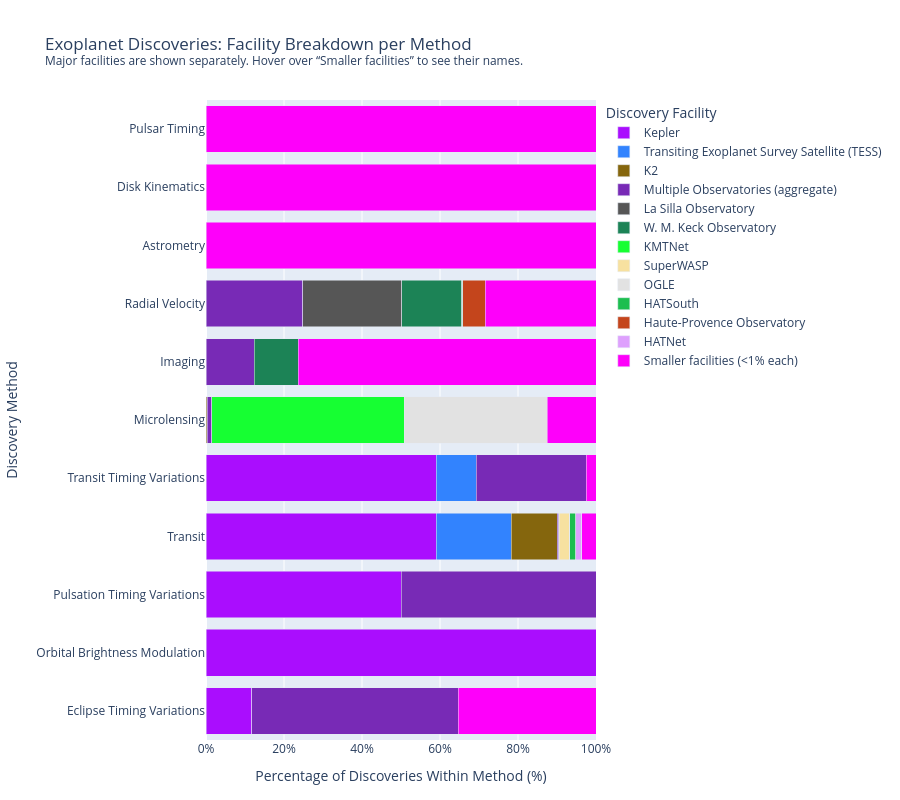

Here is the notebook cell this chart was saved with:
### Markdown cell above
**Plotting**

### Code cell
fig = px.bar(
    method_facility_counts,

    y='discoverymethod',
    x='Percentage_of_Method (%)',
    color='facility_group',

    orientation='h',

    category_orders={
        'facility_group': facility_order
    },

    custom_data=[
        'Exoplanets_Discovered',
        'Percentage_of_Method (%)',
        'Facility_Count',
        'Facilities'
    ],

    title=(
        'Exoplanet Discoveries: Facility Breakdown per Method'
        '<br><sup>'
        'Major facilities are shown separately. '
        'Hover over “Smaller facilities” to see their names.'
        '</sup>'
    ),

    color_discrete_sequence=(
        px.colors.qualitative.Alphabet
    )
)

fig.update_traces(
    hovertemplate=(
        '<b>%{y}</b><br>'
        'Group: %{fullData.name}<br>'
        'Discoveries: %{customdata[0]:,}<br>'
        'Share within method: %{customdata[1]:.2f}%<br>'
        'Number of facility categories: %{customdata[2]}<br>'
        '<br><b>Facilities</b><br>'
        '%{customdata[3]}'
        '<extra></extra>'
    )
)

fig.update_layout(
    xaxis_title=(
        'Percentage of Discoveries '
        'Within Method (%)'
    ),

    yaxis_title='Discovery Method',
    legend_title='Discovery Facility',

    barmode='stack',
    height=800,

    margin=dict(
        l=200,
        r=20,
        t=100,
        b=60
    )
)

fig.update_xaxes(
    range=[0, 100],

    tickmode='array',

    tickvals=[
        0,
        20,
        40,
        60,
        80,
        100
    ],

    ticktext=[
        '0%',
        '20%',
        '40%',
        '60%',
        '80%',
        '100%'
    ]
)

fig.show()

### Figure 1 — Plotly figure (JSON) as saved in the notebook; plotly's stock layout.template omitted (floating-point values rounded to 4 significant figures)
{"data": [{"customdata": [[2, 11.76, 1, "Kepler"], [9, 100, 1, "Kepler"], [1, 50, 1, "Kepler"], [2749, 59.04, 1, "Kepler"], [23, 58.97, 1, "Kepler"]], "hovertemplate": "<b>%{y}</b><br>Group: %{fullData.name}<br>Discoveries: %{customdata[0]:,}<br>Share within method: %{customdata[1]:.2f}%<br>Number of facility categories: %{customdata[2]}<br><br><b>Facilities</b><br>%{customdata[3]}<extra></extra>", "legendgroup": "Kepler", "marker": {"color": "#AA0DFE", "pattern": {"shape": ""}}, "name": "Kepler", "orientation": "h", "showlegend": true, "textposition": "auto", "type": "bar", "x": [11.76, 100.0, 50.0, 59.04, 58.97], "xaxis": "x", "y": ["Eclipse Timing Variations", "Orbital Brightness Modulation", "Pulsation Timing Variations", "Transit", "Transit Timing Variations"], "yaxis": "y"}, {"customdata": [[896, 19.24, 1, "Transiting Exoplanet Survey Satellite (TESS)"], [4, 10.26, 1, "Transiting Exoplanet Survey Satellite (TESS)"]], "hovertemplate": "<b>%{y}</b><br>Group: %{fullData.name}<br>Discoveries: %{customdata[0]:,}<br>Share within method: %{customdata[1]:.2f}%<br>Number of facility categories: %{customdata[2]}<br><br><b>Facilities</b><br>%{customdata[3]}<extra></extra>", "legendgroup": "Transiting Exoplanet Survey Satellite (TESS)", "marker": {"color": "#3283FE", "pattern": {"shape": ""}}, "name": "Transiting Exoplanet Survey Satellite (TESS)", "orientation": "h", "showlegend": true, "textposition": "auto", "type": "bar", "x": [19.24, 10.26], "xaxis": "x", "y": ["Transit", "Transit Timing Variations"], "yaxis": "y"}, {"customdata": [[1, 0.3559, 1, "K2"], [547, 11.75, 1, "K2"]], "hovertemplate": "<b>%{y}</b><br>Group: %{fullData.name}<br>Discoveries: %{customdata[0]:,}<br>Share within method: %{customdata[1]:.2f}%<br>Number of facility categories: %{customdata[2]}<br><br><b>Facilities</b><br>%{customdata[3]}<extra></extra>", "legendgroup": "K2", "marker": {"color": "#85660D", "pattern": {"shape": ""}}, "name": "K2", "orientation": "h", "showlegend": true, "textposition": "auto", "type": "bar", "x": [0.3559, 11.75], "xaxis": "x", "y": ["Microlensing", "Transit"], "yaxis": "y"}, {"customdata": [[9, 52.94, 1, "Multiple Observatories (aggregate)"], [12, 12.37, 1, "Multiple Observatories (aggregate)"], [3, 1.068, 1, "Multiple Observatories (aggregate)"], [1, 50, 1, "Multiple Observatories (aggregate)"], [296, 24.77, 1, "Multiple Observatories (aggregate)"], [20, 0.4296, 1, "Multiple Observatories (aggregate)"], [11, 28.21, 1, "Multiple Observatories (aggregate)"]], "hovertemplate": "<b>%{y}</b><br>Group: %{fullData.name}<br>Discoveries: %{customdata[0]:,}<br>Share within method: %{customdata[1]:.2f}%<br>Number of facility categories: %{customdata[2]}<br><br><b>Facilities</b><br>%{customdata[3]}<extra></extra>", "legendgroup": "Multiple Observatories (aggregate)", "marker": {"color": "#782AB6", "pattern": {"shape": ""}}, "name": "Multiple Observatories (aggregate)", "orientation": "h", "showlegend": true, "textposition": "auto", "type": "bar", "x": [52.94, 12.37, 1.068, 50.0, 24.77, 0.4296, 28.21], "xaxis": "x", "y": ["Eclipse Timing Variations", "Imaging", "Microlensing", "Pulsation Timing Variations", "Radial Velocity", "Transit", "Transit Timing Variations"], "yaxis": "y"}, {"customdata": [[304, 25.44, 1, "La Silla Observatory"], [5, 0.1074, 1, "La Silla Observatory"]], "hovertemplate": "<b>%{y}</b><br>Group: %{fullData.name}<br>Discoveries: %{customdata[0]:,}<br>Share within method: %{customdata[1]:.2f}%<br>Number of facility categories: %{customdata[2]}<br><br><b>Facilities</b><br>%{customdata[3]}<extra></extra>", "legendgroup": "La Silla Observatory", "marker": {"color": "#565656", "pattern": {"shape": ""}}, "name": "La Silla Observatory", "orientation": "h", "showlegend": true, "textposition": "auto", "type": "bar", "x": [25.44, 0.1074], "xaxis": "x", "y": ["Radial Velocity", "Transit"], "yaxis": "y"}, {"customdata": [[11, 11.34, 1, "W. M. Keck Observatory"], [183, 15.31, 1, "W. M. Keck Observatory"]], "hovertemplate": "<b>%{y}</b><br>Group: %{fullData.name}<br>Discoveries: %{customdata[0]:,}<br>Share within method: %{customdata[1]:.2f}%<br>Number of facility categories: %{customdata[2]}<br><br><b>Facilities</b><br>%{customdata[3]}<extra></extra>", "legendgroup": "W. M. Keck Observatory", "marker": {"color": "#1C8356", "pattern": {"shape": ""}}, "name": "W. M. Keck Observatory", "orientation": "h", "showlegend": true, "textposition": "auto", "type": "bar", "x": [11.34, 15.31], "xaxis": "x", "y": ["Imaging", "Radial Velocity"], "yaxis": "y"}, {"customdata": [[139, 49.47, 1, "KMTNet"]], "hovertemplate": "<b>%{y}</b><br>Group: %{fullData.name}<br>Discoveries: %{customdata[0]:,}<br>Share within method: %{customdata[1]:.2f}%<br>Number of facility categories: %{customdata[2]}<br><br><b>Facilities</b><br>%{customdata[3]}<extra></extra>", "legendgroup": "KMTNet", "marker": {"color": "#16FF32", "pattern": {"shape": ""}}, "name": "KMTNet", "orientation": "h", "showlegend": true, "textposition": "auto", "type": "bar", "x": [49.47], "xaxis": "x", "y": ["Microlensing"], "yaxis": "y"}, {"customdata": [[2, 0.1674, 1, "SuperWASP"], [119, 2.556, 1, "SuperWASP"]], "hovertemplate": "<b>%{y}</b><br>Group: %{fullData.name}<br>Discoveries: %{customdata[0]:,}<br>Share within method: %{customdata[1]:.2f}%<br>Number of facility categories: %{customdata[2]}<br><br><b>Facilities</b><br>%{customdata[3]}<extra></extra>", "legendgroup": "SuperWASP", "marker": {"color": "#F7E1A0", "pattern": {"shape": ""}}, "name": "SuperWASP", "orientation": "h", "showlegend": true, "textposition": "auto", "type": "bar", "x": [0.1674, 2.556], "xaxis": "x", "y": ["Radial Velocity", "Transit"], "yaxis": "y"}, {"customdata": [[103, 36.65, 1, "OGLE"], [8, 0.1718, 1, "OGLE"]], "hovertemplate": "<b>%{y}</b><br>Group: %{fullData.name}<br>Discoveries: %{customdata[0]:,}<br>Share within method: %{customdata[1]:.2f}%<br>Number of facility categories: %{customdata[2]}<br><br><b>Facilities</b><br>%{customdata[3]}<extra></extra>", "legendgroup": "OGLE", "marker": {"color": "#E2E2E2", "pattern": {"shape": ""}}, "name": "OGLE", "orientation": "h", "showlegend": true, "textposition": "auto", "type": "bar", "x": [36.65, 0.1718], "xaxis": "x", "y": ["Microlensing", "Transit"], "yaxis": "y"}, {"customdata": [[1, 0.08368, 1, "HATSouth"], [72, 1.546, 1, "HATSouth"]], "hovertemplate": "<b>%{y}</b><br>Group: %{fullData.name}<br>Discoveries: %{customdata[0]:,}<br>Share within method: %{customdata[1]:.2f}%<br>Number of facility categories: %{customdata[2]}<br><br><b>Facilities</b><br>%{customdata[3]}<extra></extra>", "legendgroup": "HATSouth", "marker": {"color": "#1CBE4F", "pattern": {"shape": ""}}, "name": "HATSouth", "orientation": "h", "showlegend": true, "textposition": "auto", "type": "bar", "x": [0.08368, 1.546], "xaxis": "x", "y": ["Radial Velocity", "Transit"], "yaxis": "y"}, {"customdata": [[69, 5.774, 1, "Haute-Provence Observatory"]], "hovertemplate": "<b>%{y}</b><br>Group: %{fullData.name}<br>Discoveries: %{customdata[0]:,}<br>Share within method: %{customdata[1]:.2f}%<br>Number of facility categories: %{customdata[2]}<br><br><b>Facilities</b><br>%{customdata[3]}<extra></extra>", "legendgroup": "Haute-Provence Observatory", "marker": {"color": "#C4451C", "pattern": {"shape": ""}}, "name": "Haute-Provence Observatory", "orientation": "h", "showlegend": true, "textposition": "auto", "type": "bar", "x": [5.774], "xaxis": "x", "y": ["Radial Velocity"], "yaxis": "y"}, {"customdata": [[67, 1.439, 1, "HATNet"]], "hovertemplate": "<b>%{y}</b><br>Group: %{fullData.name}<br>Discoveries: %{customdata[0]:,}<br>Share within method: %{customdata[1]:.2f}%<br>Number of facility categories: %{customdata[2]}<br><br><b>Facilities</b><br>%{customdata[3]}<extra></extra>", "legendgroup": "HATNet", "marker": {"color": "#DEA0FD", "pattern": {"shape": ""}}, "name": "HATNet", "orientation": "h", "showlegend": true, "textposition": "auto", "type": "bar", "x": [1.439], "xaxis": "x", "y": ["Transit"], "yaxis": "y"}, {"customdata": [[6, 100, 3, "European Space Agency (ESA) Gaia Satellite, Paranal Observatory, Very Long Baseline Array"], [1, 100, 1, "Atacama Large Millimeter Array (ALMA)"], [6, 35.29, 4, "Leoncito Astronomical Complex, Multiple Facilities (aggregate), Winer Observatory<br>Yunnan Astronomical Observatory"], [74, 76.29, 19, "Apache Point Observatory, Cerro Tololo Inter-American Observatory, European Southern Observatory<br>European Space Agency (ESA) Gaia Satellite, Gemini Observatory, Hubble Space Telescope<br>Infrared Survey Facility, James Webb Space Telescope (JWST), Large Binocular Telescope Observatory<br>Las Campanas Observatory, Mauna Kea Observatory, NASA Infrared Telescope Facility (IRTF)<br>Palomar Observatory, Paranal Observatory, Spitzer Space Telescope<br>Subaru Telescope, Teide Observatory, The 2 (Two) Micron All Sky Survey (2MASS)<br>Wide-field Infrared Survey Explorer (WISE) Sat"], [35, 12.46, 3, "European Space Agency (ESA) Gaia Satellite, MOA, Mauna Kea Observatory"], [8, 100, 5, "Arecibo Observatory, Hubble Space Telescope, Multiple Facilities (aggregate)<br>Parkes Observatory, South African Radio Astronomy Observatory (SAR"], [340, 28.45, 24, "Anglo-Australian Telescope, Apache Point Observatory, Bohyunsan Optical Astronomical Observatory<br>CHaracterising ExOPlanets Satellite (CHEOPS), Calar Alto Observatory, Cerro Tololo Inter-American Observatory<br>CoRoT, European Southern Observatory, Fred Lawrence Whipple Observatory<br>Gemini Observatory, Kitt Peak National Observatory, Las Campanas Observatory<br>Lick Observatory, Lowell Observatory, Mauna Kea Observatory<br>McDonald Observatory, Multiple Facilities (aggregate), Okayama Astrophysical Observatory<br>Paranal Observatory, Roque de los Muchachos Observatory, Subaru Telescope<br>Thueringer Landessternwarte Tautenburg, University of Canterbury Mt John Observatory, Xinglong Station"], [173, 3.716, 27, "Acton Sky Portal Observatory, Anglo-Australian Telescope, CHaracterising ExOPlanets Satellite (CHEOPS)<br>Cerro Tololo Inter-American Observatory, CoRoT, European Space Agency (ESA) Gaia Satellite<br>Gemini Observatory, Haleakala Observatory, Hubble Space Telescope<br>KELT, KELT-North, KELT-South<br>Lowell Observatory, MEarth Project, Multiple Facilities (aggregate)<br>Next-Generation Transit Survey (NGTS), Paranal Observatory, Qatar<br>SPECULOOS Southern Observatory, Spitzer Space Telescope, SuperWASP-North<br>SuperWASP-South, TrES, United Kingdom Infrared Telescope<br>WASP-South, XO, Zwicky Transient Facility"], [1, 2.564, 1, "KOINet"]], "hovertemplate": "<b>%{y}</b><br>Group: %{fullData.name}<br>Discoveries: %{customdata[0]:,}<br>Share within method: %{customdata[1]:.2f}%<br>Number of facility categories: %{customdata[2]}<br><br><b>Facilities</b><br>%{customdata[3]}<extra></extra>", "legendgroup": "Smaller facilities (<1% each)", "marker": {"color": "#FE00FA", "pattern": {"shape": ""}}, "name": "Smaller facilities (<1% each)", "orientation": "h", "showlegend": true, "textposition": "auto", "type": "bar", "x": [100.0, 100.0, 35.29, 76.29, 12.46, 100.0, 28.45, 3.716, 2.564], "xaxis": "x", "y": ["Astrometry", "Disk Kinematics", "Eclipse Timing Variations", "Imaging", "Microlensing", "Pulsar Timing", "Radial Velocity", "Transit", "Transit Timing Variations"], "yaxis": "y"}], "layout": {"barmode": "stack", "height": 800, "legend": {"title": {"text": "Discovery Facility"}, "tracegroupgap": 0}, "margin": {"b": 60, "l": 200, "r": 20, "t": 100}, "title": {"text": "Exoplanet Discoveries: Facility Breakdown per Method<br><sup>Major facilities are shown separately. Hover over “Smaller facilities” to see their names.</sup>"}, "xaxis": {"anchor": "y", "domain": [0, 1], "range": [0, 100], "tickmode": "array", "ticktext": ["0%", "20%", "40%", "60%", "80%", "100%"], "tickvals": [0, 20, 40, 60, 80, 100], "title": {"text": "Percentage of Discoveries Within Method (%)"}}, "yaxis": {"anchor": "x", "domain": [0, 1], "title": {"text": "Discovery Method"}}}}
